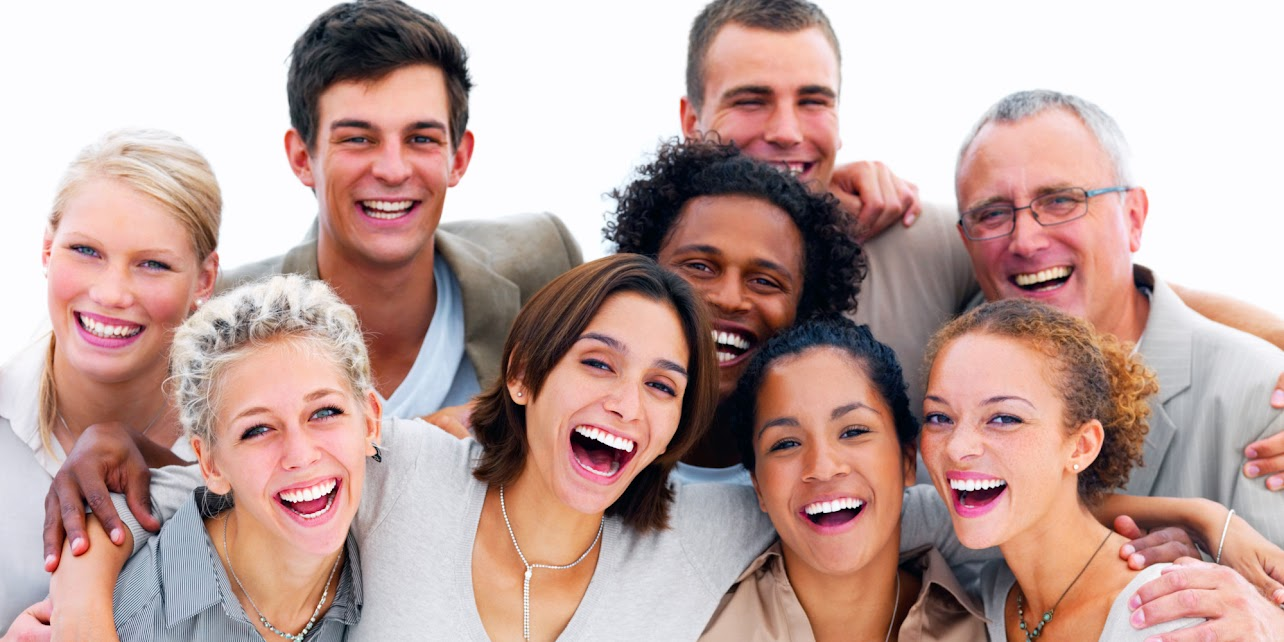
#> input picture image1.jpg, 1284 x 642 px
$ python code2.py
#> lines starting #> are read from the running program, lines starting #| are printed output that depends on the picture; after the words box and inside, x2 and y2 are one past the last pixel; in counts of white or black regions, pixels touching at a corner belong together
import cv2
import os

trained_face_data = cv2.CascadeClassifier(
    'HaarcascadeFiles/haarcascade_frontalface_default.xml')
trained_smile_data = cv2.CascadeClassifier('HaarcascadeFiles/Smile.xml')

def detect_smile(image_path):

#> called with image_path = 'image1.jpg'
    img = cv2.imread(image_path)
#> img is the input picture: shape (642, 1284, 3); mean B, G, R 158.4, 163.8, 192
    if img is None:
        return

    gray = cv2.cvtColor(img, cv2.COLOR_BGR2GRAY)
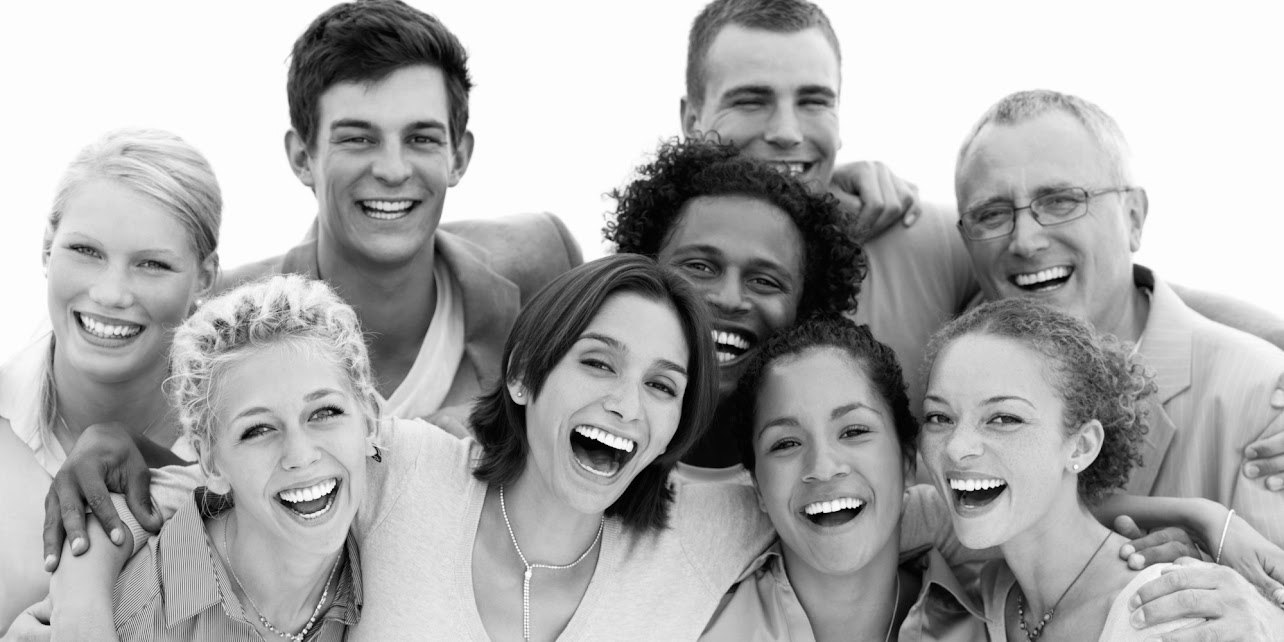
#> gray: shape (642, 1284); min 0, max 255, mean 171.6

    faces = trained_face_data.detectMultiScale(
        gray,
        scaleFactor=1.3,
        minNeighbors=5,
        minSize=(20, 20)
    )
#> faces = [[706, 38, 162, 162], [296, 66, 183, 183], [945, 145, 166, 166], [651, 203, 169, 169], [22, 190, 188, 188], [189, 211, 174, 174], [543, 304, 174, 174], [880, 348, 193, 193], [733, 368, 181, 181], [190, 344, 215, 215]]

    if len(faces) == 0:
        cv2.imshow('Smile Detection Result', img)
        cv2.waitKey(0)
        cv2.destroyAllWindows()
        return

    for (x, y, w, h) in faces:
        roi_gray = gray[y:y + h, x:x + w]
        roi_color = img[y:y + h, x:x + w]

        smiles = trained_smile_data.detectMultiScale(
            roi_gray,
            scaleFactor=1.3,
            minNeighbors=30,
            minSize=(15, 15)
        )

        if len(smiles) > 0:
            for (sx, sy, sw, sh) in smiles:
                cv2.rectangle(roi_color, (sx, sy), (sx + sw, sy + sh), (0, 255, 0), 2)
            cv2.putText(img, 'Sorriso', (x, y - 10), cv2.FONT_HERSHEY_SIMPLEX, 0.7, (0, 255, 0), 2)
#> this loop made 10 passes
#> (x, y, w, h, smiles) on passes 2, 3, 4, 5, 9, 10: (296, 66, 183, 183, [[56, 122, 74, 37], [42, 114, 103, 51]]), (945, 145, 166, 166, [[54, 116, 77, 39], [45, 104, 103, 51]]), (651, 203, 169, 169, [[20, 49, 64, 32], [39, 116, 79, 40]]), (22, 190, 188, 188, [[38, 114, 103, 51]]), (733, 368, 181, 181, [[47, 117, 103, 51]]), (190, 344, 215, 215, [[76, 140, 77, 39], [65, 127, 103, 51]])
#> pass 1, in detect_smile, `roi_gray = gray[y:y + h, x:x + w]`:
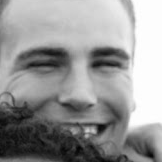
#> roi_gray: shape (162, 162); min 3, max 255, mean 150.9
#> pass 1, in detect_smile, `roi_color = img[y:y + h, x:x + w]`:
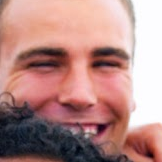
#> roi_color: shape (162, 162, 3); mean B, G, R 134.2, 138.4, 181.8
#> pass 2, in detect_smile, `roi_color = img[y:y + h, x:x + w]`:
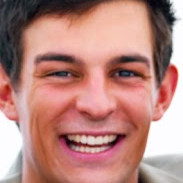
#> roi_color: shape (183, 183, 3); mean B, G, R 127.7, 134.8, 184.4
#> after the loop:
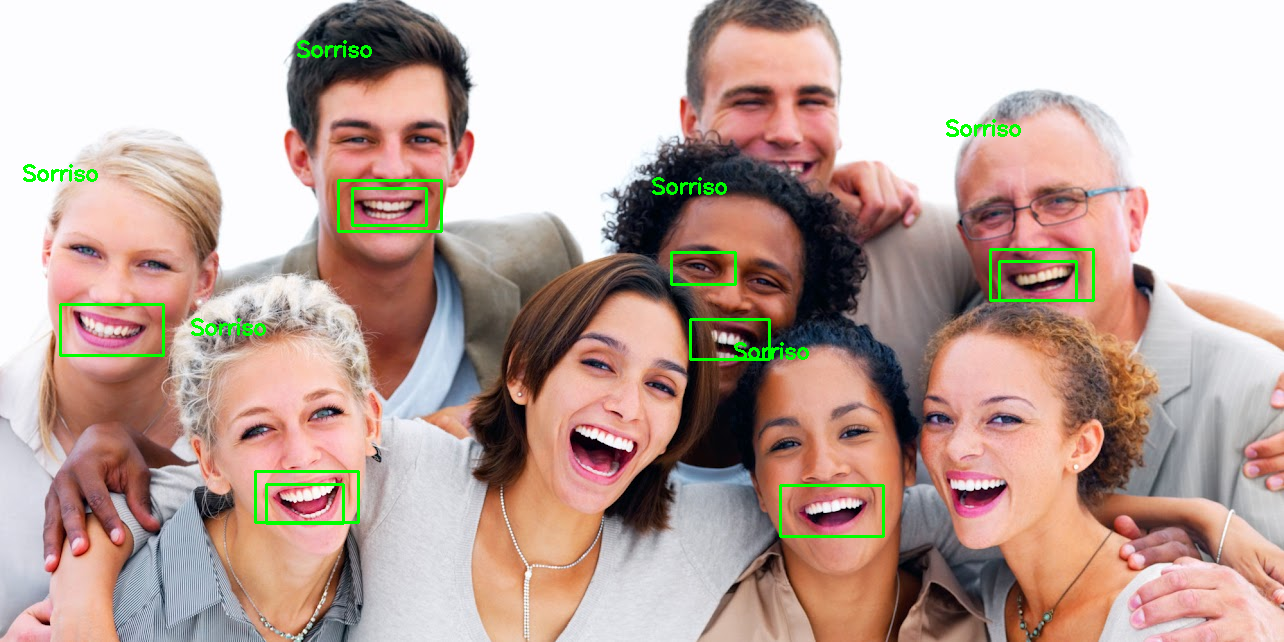
#> img: shape (642, 1284, 3); 1.31% of pixels changed, all inside (x1, y1, x2, y2) = (23, 40, 1095, 538)
#> after the loop:
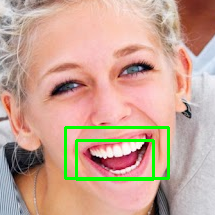
#> roi_color: shape (215, 215, 3); mean B, G, R 148.5, 165.6, 200.9
#> after the loop:
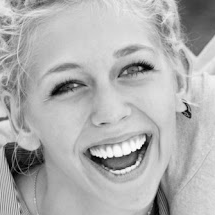
#> roi_gray: shape (215, 215); min 0, max 252, mean 175.4

    cv2.imshow('Smile Detection Result', img)
    cv2.waitKey(0)
    cv2.destroyAllWindows()


image_files = ['image1.jpg', 'image2.jpg', 'image3.jpg', 'image4.jpg', 'image5.jpg']

for file in image_files:
    detect_smile(file)
#> pass 2 of the loop `for file in image_files:`:
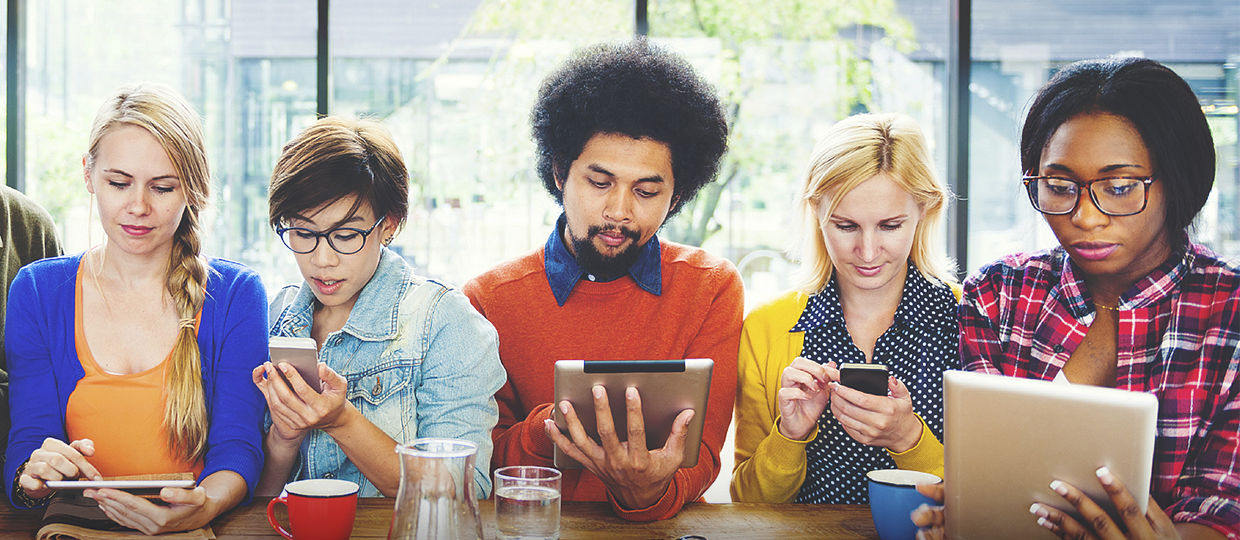
#> input picture image2.jpg, 1240 x 540 px
#> in detect_smile, img is the input picture: shape (540, 1240, 3); mean B, G, R 146.5, 151.6, 167.6
#> in detect_smile (call 2), `gray = cv2.cvtColor(img, cv2.COLOR_BGR2GRAY)`:
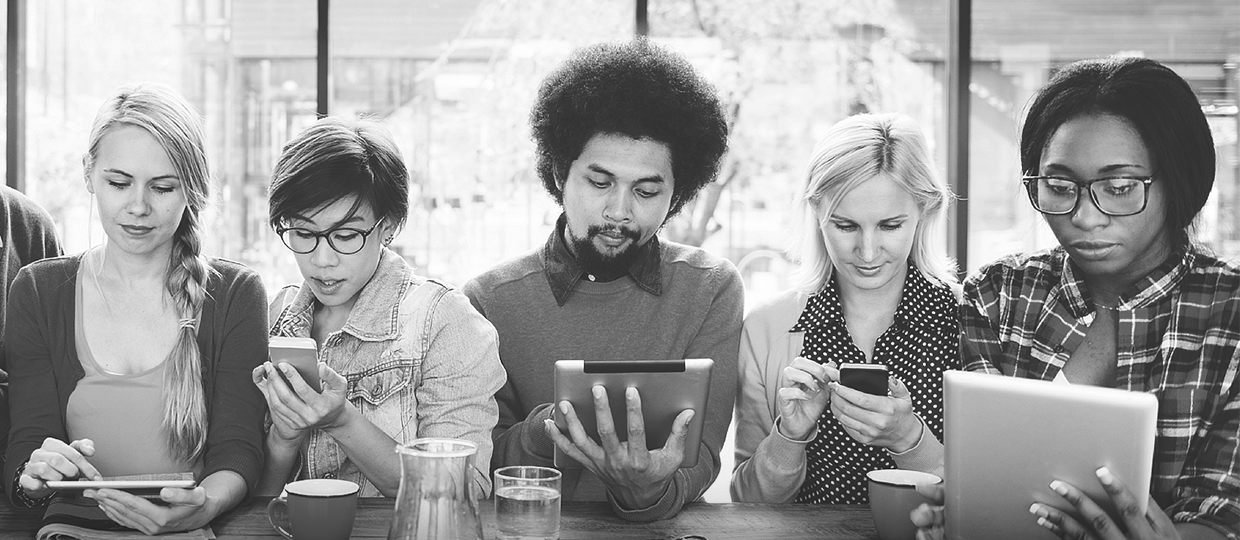
#> gray: shape (540, 1240); min 3, max 255, mean 155.8
#> faces = [[82, 141, 115, 115], [557, 134, 130, 130], [814, 183, 111, 111]]
#> the loop in detect_smile (call 2), `for (x, y, w, h) in faces:` made 3 passes
#> after the loop in detect_smile (call 2), `for (x, y, w, h) in faces:`:
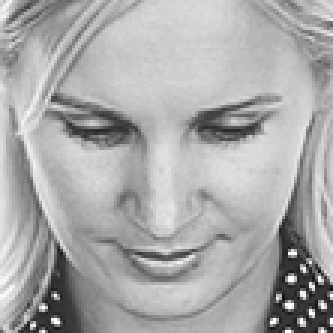
#> roi_gray: shape (111, 111) (shown 3 times larger); min 11, max 255, mean 169.4
